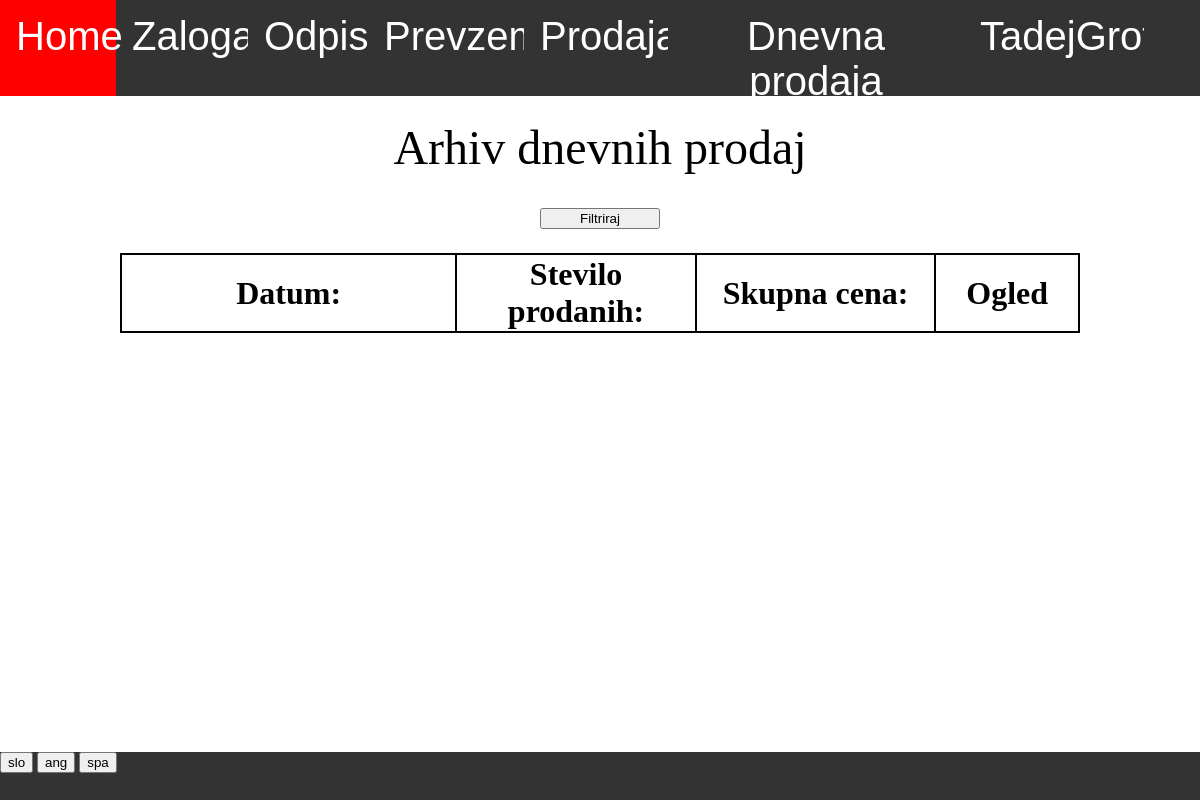
Before: /zaloga/dnevna_prodaja/arhiv/ (signed in) with the older database file.
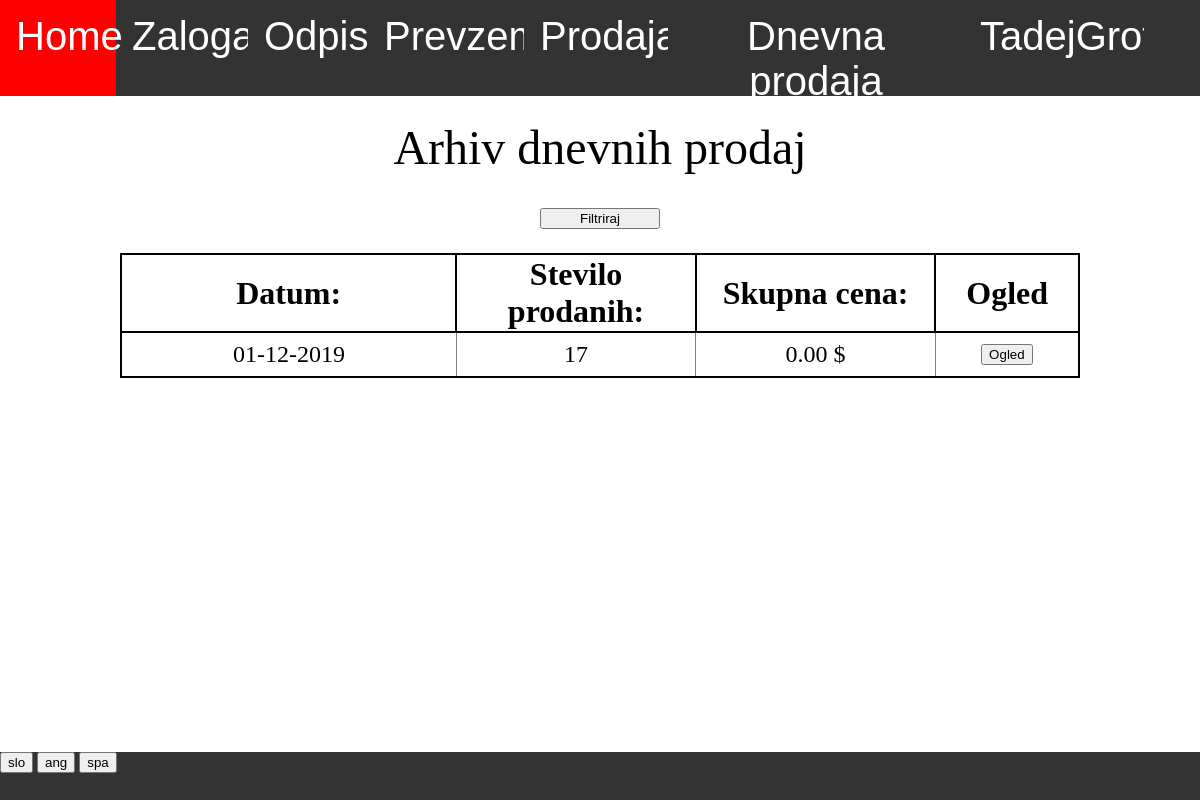
After: the same page with the newer database file.
### program/models.py (models this page shows)
class Profil(models.Model):
    user = models.OneToOneField(User,on_delete=models.CASCADE)
    jezik =  models.CharField(default="spa",max_length=3, choices=JEZIKI)

### zaloga/models.py (models this page shows, shortened)
class Dnevna_prodaja(models.Model):
    zaloga = models.ForeignKey(Zaloga, default=1, on_delete=models.CASCADE)
    prodaja = models.ForeignKey(Prodaja, default=1, on_delete=models.CASCADE)
    datum = models.DateField(default=timezone.now)
    title = models.CharField(default="", max_length=20)
    tip = 'dnevna_prodaja'
    skupna_cena = models.DecimalField(decimal_places=2,max_digits=6,default=0)
    skupno_stevilo = models.IntegerField(default = 0)
    def __str__(self):
        return self.title

### zaloga/views.py (the view)
# urls.py: path('arhiv/', views.arhiv, name='arhiv_baz'),
@login_required
def arhiv(request, tip_baze):
    if request.method == "GET":
        if tip_baze == "dnevna_prodaja":
            baze = Dnevna_prodaja.objects.prefetch_related('baza_set').order_by('-datum')
            print(baze)
        else:
            baze = Baza.objects.filter(tip=tip_baze,status='veljavno').prefetch_related('vnos_set','stranka').order_by('-datum','-cas')
        return pokazi_stran(request, 'zaloga/arhiv_baz.html', {'baze': baze, 'tip': tip_baze})

### program/models.py (called while the page is built)
    @property
    def vrni_jezike(self):
        return JEZIKI

### zaloga/templatetags/zaloga_exstras.py (called while the page is built)
@register.filter
def keyvalue(dict, key):
    return dict[key]

### zaloga/views.py (called while the page is built)
def vrni_slovar(request):
    with open('slovar.json') as dat:
        slovar = json.load(dat)
    return slovar

def pokazi_stran(request, html, baze={}):
    slovar = {'prodaja':prodaja, 'zaloga':zaloga,'program':program,'slovar':vrni_slovar(request),'jezik':request.user.profil.jezik}
    slovar.update(baze)
    return render(request, html, slovar)

### zaloga/templates/zaloga/arhiv_baz.html (shortened to what this page needs)
{% extends 'program/base.html' %}
{% load zaloga_exstras %}
{% block content %}
<div class="besedilo">
{% if tip == 'prevzem' %}
    {{slovar|keyvalue:'Arhiv prevzemov'|keyvalue:jezik}}
{% elif tip == 'odpis' %}
    {{slovar|keyvalue:'Arhiv odpisov'|keyvalue:jezik}}
{% elif tip == 'inventura' %}
    {{slovar|keyvalue:'Arhiv inventur'|keyvalue:jezik}}
{% elif tip == 'vele_prodaja' %}
    {{slovar|keyvalue:'Arhiv vele prodaj'|keyvalue:jezik}}
{% elif tip == 'dnevna_prodaja' %}
    {{slovar|keyvalue:'Arhiv dnevnih prodaj'|keyvalue:jezik}}
{% endif %}
</div>
<div class="filter" style="margin-top:3%">
    <form action="{% url 'arhiv_baz' tip %}" method="GET">
        <input style="width:10%" type="submit" value="{{slovar|keyvalue:'Filtriraj'|keyvalue:jezik}}">
    </form>
</div>
<div class="table">
    {% if tip == "vele_prodaja" %}
    <table class="tabela_vnosov">
        <tr class="header">
            <th width="15%">{{slovar|keyvalue:'Faktura'|keyvalue:jezik}}:</th>
            <th width="15%">{{slovar|keyvalue:'Stranka'|keyvalue:jezik}}:</th>
            <th width="35%">{{slovar|keyvalue:'Datum'|keyvalue:jezik}}:</th>
            <th width="25%">{{slovar|keyvalue:'Skupna cena'|keyvalue:jezik}}:</th>
            <th width="15%">{{slovar|keyvalue:'Ogled'|keyvalue:jezik}}</th>
        </tr>
        {% for baza in baze %}
            <tr>
                <td> {{baza.title}} </td>
                <td> {{baza.stranka.ime}} </td>
                <td> {{baza.datum}} </td>
                <td> {{baza.skupna_cena}} $</td>
                <td>
                    <form action="{% url 'baza' 'vele_prodaja' baza.pk %}" method="GET">
                        <input type="submit" value="{{slovar|keyvalue:'Ogled'|keyvalue:jezik}}">
                    </form>
                </td>
            </tr>
        {% endfor %}
    </table>
    {% elif tip == "dnevna_prodaja" %}
    <table class="tabela_vnosov">
        <tr>
            <th width="35%">{{slovar|keyvalue:'Datum'|keyvalue:jezik}}:</th>
            <th width="25%">{{slovar|keyvalue:'Stevilo prodanih'|keyvalue:jezik}}:</th>
            <th width="25%">{{slovar|keyvalue:'Skupna cena'|keyvalue:jezik}}:</th>
            <th width="15%">{{slovar|keyvalue:'Ogled'|keyvalue:jezik}}</th>
        </tr>
        {% for prodaja in baze %}
            <tr>
                <td> {{prodaja.title}} </td>
                <td> {{prodaja.skupno_stevilo}} </td>
                <td> {{prodaja.skupna_cena}} $ </td>
                <td>
                    <form action="{% url 'ogled_dnevne_prodaje' prodaja.pk %}" method="GET">
                        <input type="submit" value="{{slovar|keyvalue:'Ogled'|keyvalue:jezik}}">
                    </form>
                </td>
            </tr>
        {% endfor %}
    </table>
    {% endif %}
</div>
{% endblock %}

### program/templates/program/base.html (shortened to what this page needs)
{% load staticfiles %}
{% load zaloga_exstras %}
<html>
    <head>
        <link rel="stylesheet" href="{% static 'css/navbar.css' %}">
        <link rel="stylesheet" href="{% static 'css/footer.css' %}">
    </head>
    <body>
        <div class="navbar">
            <a style="width:7%" href="/">Home</a>
                {% if perms.zaloga.view_zaloga %}
                <div style="width:11%" class="dropdown" id="zaloga">
                    <button class="dropbtn"> {{slovar|keyvalue:'Zaloga'|keyvalue:jezik}}
                    </button>
                </div>
                {% endif %}
                {% if perms.zaloga.view_odpis %}
                <div style="width:10%" class="dropdown" id="odpis">
                    <button class="dropbtn">{{slovar|keyvalue:'Odpis'|keyvalue:jezik}}
                    </button>
                </div>
                {% endif %}
                {% if perms.zaloga.view_prevzem %}
                <div style="width:13%" class="dropdown" id="prevzem">
                    <button class="dropbtn">{{slovar|keyvalue:'Prevzem'|keyvalue:jezik}}
                    </button>
                </div>
                {% endif %}
                {% if perms.prodaja.view_prodaja %}
                <div style="width:12%;overflow:hidden" class="dropdown" id="prodaja">
                    <button class="dropbtn" >{{slovar|keyvalue:'Prodaja'|keyvalue:jezik}}
                    </button>
                </div>
                {% endif %}
                {% if perms.prodaja.add_dnevna_prodaja %}
                <a style="width:22%" href="{% url 'dnevna_prodaja' %}">{{slovar|keyvalue:'Dnevna prodaja'|keyvalue:jezik}}</a>
                {% endif %}
                <div style="width:15%" class="dropdown" id="racun">
                    <button class="dropbtn" >{{ user.get_username }}
                    </button>
                </div>
            </div>
        <div style="width:100%;height:82%;vertical-align:top;text-align:center;overflow:auto">
            {% block content %}
            {% endblock %}
        </div>
        <div class="footer">
            {% for jezik in program.vrni_jezike %}
                <form style="display:inline-block" action="{% url 'spremeni_jezik' %}" method="POST">
                    <input type="submit" value="{{jezik.0}}">
                </form>
            {% endfor %}
        </div>
    </body>
</html>

Changed rows visible on the page:
added Dnevna_prodaja: title "01-12-2019", skupno_stevilo "17", skupna_cena "0.00", {{ slovar|keyvalue:'Ogled'|keyvalue:jezik }} "Ogled"
